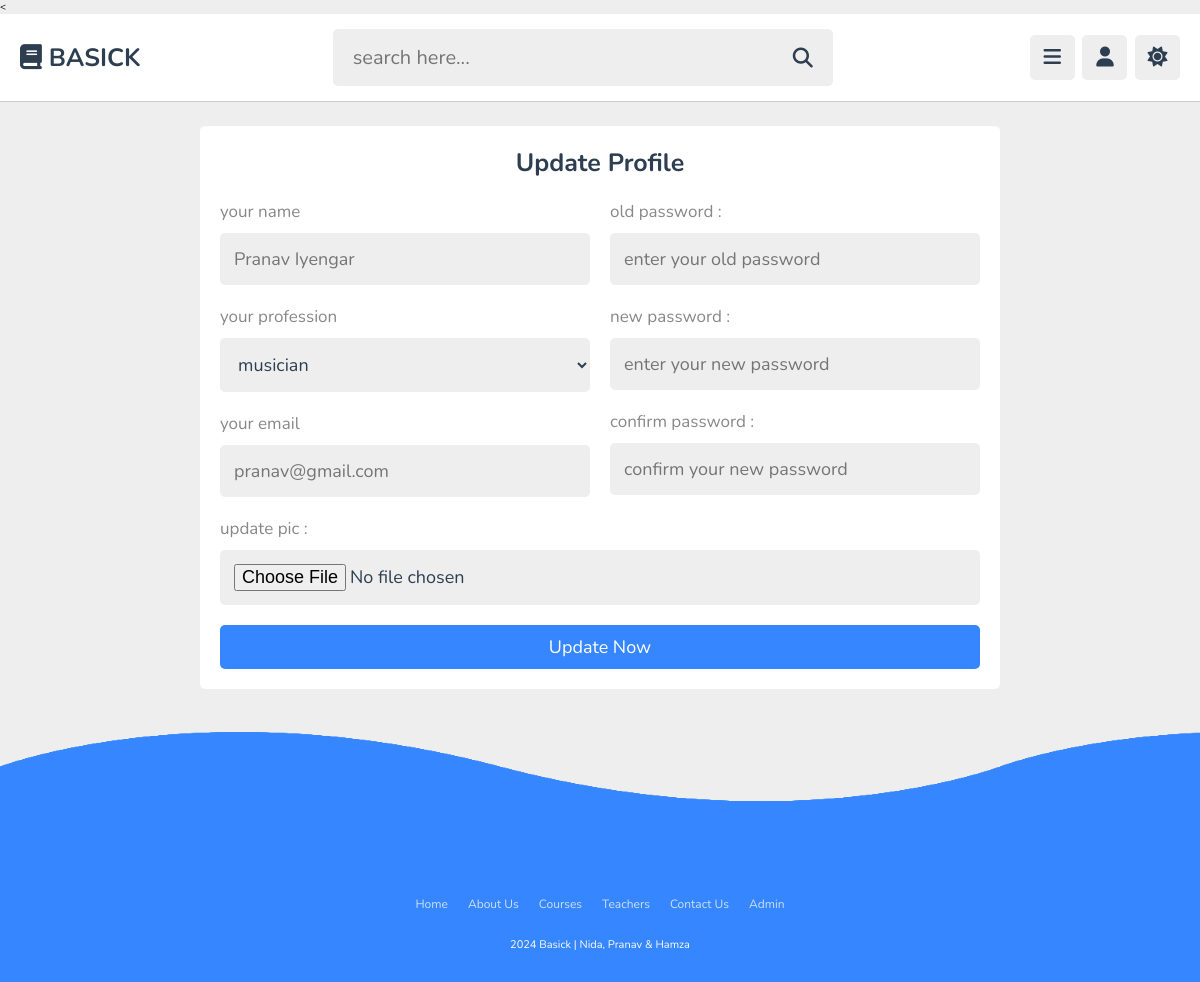
Screenshot of /admin/update.php (signed in) with the database file from the repository.
### tables this page shows
CREATE TABLE `tutors` (
  `id` varchar(20) NOT NULL,
  `name` varchar(50) NOT NULL,
  `profession` varchar(50) NOT NULL,
  `email` varchar(50) NOT NULL,
  `password` varchar(50) NOT NULL,
  `image` varchar(100) NOT NULL
);

### admin/update.php (the view, shortened to what this page needs)
<?php
   include '../components/connect.php';
?>
<!DOCTYPE html>
<html lang="en">
<head>
   <link rel="stylesheet" href="https://cdnjs.cloudflare.com/ajax/libs/font-awesome/6.2.0/css/all.min.css">
   <link rel="stylesheet" href="../css/admin_style.css">
   <<link rel="stylesheet" href="../css/style_footer.css">
</head>
<body>
<?php include '../components/admin_header.php'; ?>
<section class="form-container" style="min-height: calc(100vh - 19rem);">
   <form class="register" action="" method="post" enctype="multipart/form-data">
      <h3>update profile</h3>
      <div class="flex">
         <div class="col">
            <p>your name </p>
            <input type="text" name="name" placeholder="<?= $fetch_profile['name']; ?>" maxlength="50"  class="box">
            <p>your profession </p>
            <select name="profession" class="box">
               <option value="" selected><?= $fetch_profile['profession']; ?></option>
            </select>
            <p>your email </p>
            <input type="email" name="email" placeholder="<?= $fetch_profile['email']; ?>" maxlength="20"  class="box">
         </div>
         <div class="col">
            <p>old password :</p>
            <input type="password" name="old_pass" placeholder="enter your old password" maxlength="20"  class="box">
            <p>new password :</p>
            <input type="password" name="new_pass" placeholder="enter your new password" maxlength="20"  class="box">
            <p>confirm password :</p>
            <input type="password" name="cpass" placeholder="confirm your new password" maxlength="20"  class="box">
         </div>
      </div>
      <p>update pic :</p>
      <input type="file" name="image" accept="image/*"  class="box">
      <input type="submit" name="submit" value="update now" class="btn">
   </form>
</section>
<?php include '../components/footer.php'; ?>
</body>
</html>

### css/admin_style.css (style rules this page uses)
:root { --main-color:#3586ff; --red:#e74c3c; --oragen:#f39c12; --white:#fff; --black:#2c3e50; --light-color:#888; --light-bg:#eee; --border:.1rem solid rgba(0,0,0,.2); }
* { font-family: 'Nunito', sans-serif; margin: 0; padding: 0; box-sizing: border-box; outline: none; border: none; text-decoration: none; }
html { font-size: 62.5%; overflow-x: hidden; }
body { background-color: var(--light-bg); padding-left: 30rem; }
section { padding:2rem; max-width: 1200px; margin: 0 auto; }
.btn, .option-btn, .delete-btn, .inline-btn, .inline-option-btn, .inline-delete-btn { border-radius: .5rem; padding: 1rem 3rem; font-size: 1.8rem; color: #fff; margin-top: 1rem; text-transform: capitalize; cursor: pointer; text-align: center; }
.btn, .option-btn, .delete-btn { display: block; width: 100%; }
.btn, .inline-btn { background-color: var(--main-color); }
.form-container { display: flex; align-items: center; justify-content: center; min-height: 100vh; }
.form-container form { background-color: var(--white); border-radius: .5rem; padding: 2rem; }
.form-container .register { width: 80rem; }
.form-container form h3 { text-align: center; font-size: 2.5rem; margin-bottom: 1rem; color: var(--black); text-transform: capitalize; }
.form-container form p { padding-top: 1rem; font-size: 1.7rem; color: var(--light-color); }
.form-container form .box { width: 100%; border-radius: .5rem; margin: 1rem 0; font-size: 1.8rem; color: var(--black); padding: 1.4rem; background-color: var(--light-bg); }
.form-container .flex { display: flex; gap: 2rem; }
.form-container .flex .col { flex: 1 1 25rem; }
@media (max-width:1200px) { body { padding-left: 0; } }

### css/style_footer.css (style rules this page uses)
* { margin: 0; padding: 0; box-sizing: border-box; font-family: 'Nunito', sans-serif; }

### rows the page displays
tutors: name "Pranav Iyengar", profession "musician", email "pranav@gmail.com"
